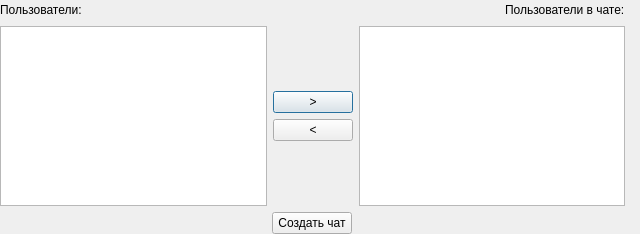
<?xml version="1.0" encoding="UTF-8"?>
<ui version="4.0">
 <class>Dialog</class>
 <widget class="QDialog" name="Dialog">
  <property name="geometry">
   <rect>
    <x>0</x>
    <y>0</y>
    <width>640</width>
    <height>234</height>
   </rect>
  </property>
  <property name="windowTitle">
   <string>Dialog</string>
  </property>
  <widget class="QWidget" name="verticalLayoutWidget">
   <property name="geometry">
    <rect>
     <x>0</x>
     <y>0</y>
     <width>625</width>
     <height>234</height>
    </rect>
   </property>
   <layout class="QVBoxLayout" name="verticalLayout">
    <item>
     <layout class="QHBoxLayout" name="horizontalLayout_5">
      <item>
       <widget class="QLabel" name="label">
        <property name="text">
         <string>Пользователи:</string>
        </property>
       </widget>
      </item>
      <item>
       <spacer name="horizontalSpacer">
        <property name="orientation">
         <enum>Qt::Orientation::Horizontal</enum>
        </property>
        <property name="sizeHint" stdset="0">
         <size>
          <width>40</width>
          <height>20</height>
         </size>
        </property>
       </spacer>
      </item>
      <item>
       <widget class="QLabel" name="label_2">
        <property name="text">
         <string>Пользователи в чате:</string>
        </property>
       </widget>
      </item>
     </layout>
    </item>
    <item>
     <layout class="QHBoxLayout" name="horizontalLayout_3">
      <item>
       <widget class="QColumnView" name="users"/>
      </item>
      <item>
       <layout class="QVBoxLayout" name="verticalLayout_2">
        <item>
         <spacer name="verticalSpacer">
          <property name="orientation">
           <enum>Qt::Orientation::Vertical</enum>
          </property>
          <property name="sizeHint" stdset="0">
           <size>
            <width>20</width>
            <height>40</height>
           </size>
          </property>
         </spacer>
        </item>
        <item>
         <widget class="QPushButton" name="moveRight">
          <property name="text">
           <string>&gt;</string>
          </property>
         </widget>
        </item>
        <item>
         <widget class="QPushButton" name="moveLeft">
          <property name="sizePolicy">
           <sizepolicy hsizetype="Minimum" vsizetype="Maximum">
            <horstretch>0</horstretch>
            <verstretch>0</verstretch>
           </sizepolicy>
          </property>
          <property name="text">
           <string>&lt;</string>
          </property>
         </widget>
        </item>
        <item>
         <spacer name="verticalSpacer_2">
          <property name="orientation">
           <enum>Qt::Orientation::Vertical</enum>
          </property>
          <property name="sizeHint" stdset="0">
           <size>
            <width>20</width>
            <height>40</height>
           </size>
          </property>
         </spacer>
        </item>
       </layout>
      </item>
      <item>
       <widget class="QColumnView" name="usersToAdd"/>
      </item>
     </layout>
    </item>
    <item>
     <layout class="QHBoxLayout" name="horizontalLayout_4">
      <item>
       <widget class="QPushButton" name="createChat">
        <property name="sizePolicy">
         <sizepolicy hsizetype="Maximum" vsizetype="Maximum">
          <horstretch>0</horstretch>
          <verstretch>0</verstretch>
         </sizepolicy>
        </property>
        <property name="text">
         <string>Создать чат</string>
        </property>
       </widget>
      </item>
     </layout>
    </item>
   </layout>
  </widget>
 </widget>
 <resources/>
 <connections/>
</ui>
